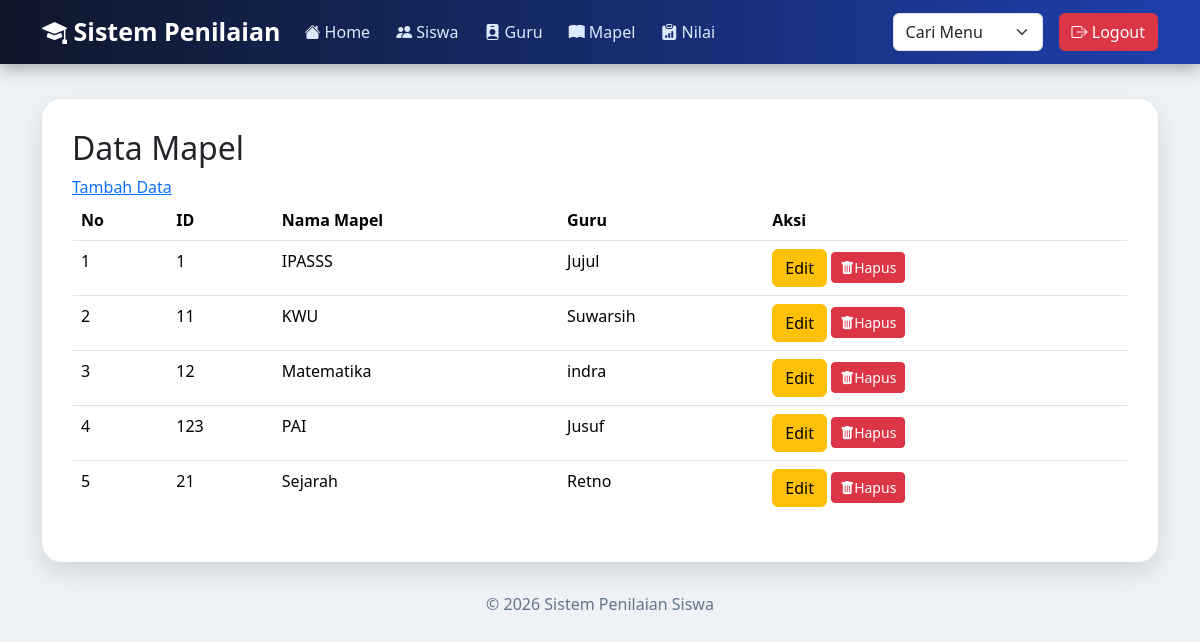
Page /index.php?page=mapel/index (signed in) on the committed database.
### tables this page shows
CREATE TABLE `mapel` (
  `id_mapel` varchar(8) NOT NULL,
  `nama_mapel` varchar(50) NOT NULL,
  `guru` varchar(50) NOT NULL
);

### mapel/index.php (the view)
<?php
include "koneksi.php";
$query = mysqli_query($koneksi,"SELECT * FROM mapel");
?>
<h2>Data Mapel</h2>
<a href="?page=mapel/tambah">Tambah Data</a>
<table class="table" border="1" cellpadding="8">
<tr>
    <th>No</th>
    <th>ID</th>
    <th>Nama Mapel</th>
    <th>Guru</th>
    <th>Aksi</th>
</tr>
<?php
$no=1;
while($data=mysqli_fetch_array($query)){
?>
<tr>
<td><?= $no++ ?></td>
<td><?= $data['id_mapel'] ?></td>
<td><?= $data['nama_mapel'] ?></td>
<td><?= $data['guru'] ?></td>
<td>
<a href="?page=mapel/edit&id_mapel=<?php echo $data['id_mapel']; ?>" class="btn btn-warning">
    Edit
</a>
<a href="mapel/hapus.php?id_mapel=<?= $data['id_mapel'] ?>" class="btn btn-danger btn-sm" onclick="return confirm('Hapus Data?')">
                 <i class="bi bi-trash-fill"></i>Hapus</a>
</td>
</tr>
<?php } ?>
</table>

### index.php (shortened to what this page needs)
<!doctype html>
<html lang="en">
<head>
<link href="https://cdn.jsdelivr.net/npm/bootstrap@5.3.8/dist/css/bootstrap.min.css" rel="stylesheet">
<link rel="stylesheet" href="https://cdn.jsdelivr.net/npm/bootstrap-icons@1.11.3/font/bootstrap-icons.min.css">
</head>
<body>
<nav class="navbar navbar-expand-lg">
    <div class="container">
        <a class="navbar-brand" href="index.php">
            <i class="bi bi-mortarboard-fill"></i>
            Sistem Penilaian
        </a>
        <div class="collapse navbar-collapse" id="menu">
            <ul class="navbar-nav me-auto">
                <li class="nav-item">
                    <a class="nav-link" href="index.php"><i class="bi bi-house-fill"></i> Home</a>
                </li>
                <li class="nav-item">
                    <a class="nav-link" href="?page=siswa/index"><i class="bi bi-people-fill"></i> Siswa</a>
                </li>
                <li class="nav-item">
                    <a class="nav-link" href="?page=guru/index"><i class="bi bi-person-badge-fill"></i> Guru</a>
                </li>
                <li class="nav-item">
                    <a class="nav-link" href="?page=mapel/index"><i class="bi bi-book-fill"></i> Mapel</a>
                </li>
                <li class="nav-item">
                    <a class="nav-link" href="?page=nilai/index"><i class="bi bi-clipboard-data-fill"></i> Nilai</a>
                </li>
            </ul>
          <select class="form-select" style="width: 150px;" onchange="if(this.value) window.location.href=this.value;">
               <option value="">Cari Menu</option>
            </select>
            <a href="logout.php" class="btn btn-danger ms-lg-3 mt-3 mt-lg-0" onclick="return confirm('Apakah kamu yakin ingin keluar?');">
                <i class="bi bi-box-arrow-right"></i> Logout
            </a>
        </div>
    </div>
</nav>
<div class="container">
    <div class="content">
        <?php
        if(isset($_GET['page'])){
            include $_GET['page'].".php";
        }else{
            include "home.php";
        }
        ?>
    </div>
    <footer>
        © 2026 Sistem Penilaian Siswa
    </footer>
</div>
</body>
</html>

### index.php (style rules this page uses)
body { background:#eef2f7; font-family:'Segoe UI', sans-serif; }
.navbar { background:linear-gradient(90deg,#0f172a,#1e40af); box-shadow:0 5px 15px rgba(0,0,0,.3); }
.navbar-brand { color:white !important; font-size:25px; font-weight:bold; }
.nav-link { color:#dbeafe !important; font-weight:500; margin-right:10px; }
.content { background:white; margin-top:35px; padding:30px; border-radius:20px; box-shadow: 0 10px 25px rgba(0,0,0,.12); }
.table { border-radius:15px; overflow:hidden; }
footer { text-align:center; margin-top:30px; color:#64748b; }

### rows in the picture
mapel: id_mapel "1", nama_mapel "IPASSS", guru "Jujul"
mapel: id_mapel "11", nama_mapel "KWU", guru "Suwarsih"
mapel: id_mapel "12", nama_mapel "Matematika", guru "indra"
mapel: id_mapel "123", nama_mapel "PAI", guru "Jusuf"
mapel: id_mapel "21", nama_mapel "Sejarah", guru "Retno"
